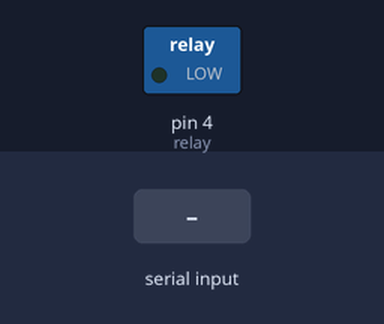
The sketch below on a simulated Arduino Uno, built with avr-gcc and run on an emulated ATmega328P. On the bench: switched loads named in the sketch (green lamp = pin HIGH). The inputs (shaded band) are chosen by the test bench.

Above: at 1.2 s.
1.3 s: "F" received over Serial
At 1.7 s:
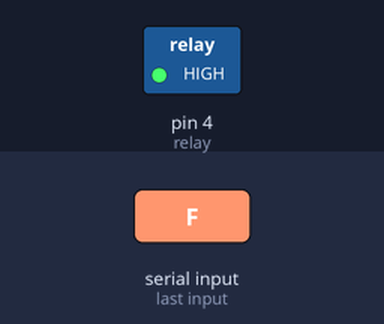
2.8 s: "B" received over Serial
At 4.1 s:
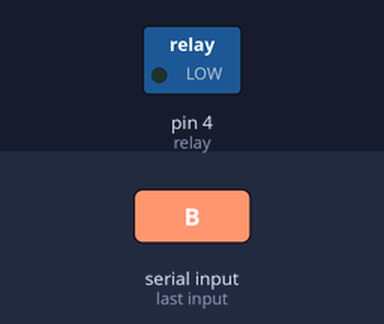
Timing chart, 0 to 5.8 s (numbered marks = the images above; inputs shaded):
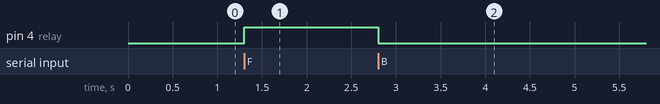

The sketch:

Light_Control_with_Smartphone.ino
```cpp
#define on 0
#define off 1
int relay=4;
void setup()
{
pinMode(relay,OUTPUT);
Serial.begin(9600);
}
void loop()
{
  if ( Serial.available() > 0) {
    char Reading = Serial.read();
    switch(Reading) {
      case 'F' : digitalWrite(relay,off); break;
      case 'B' : digitalWrite(relay,on); break; }
  }
}
```

Measured:
- after the input at 1.3 s, pin 4 (relay): LOW → HIGH at once
- after the input at 2.8 s, pin 4 (relay): HIGH → LOW at once
